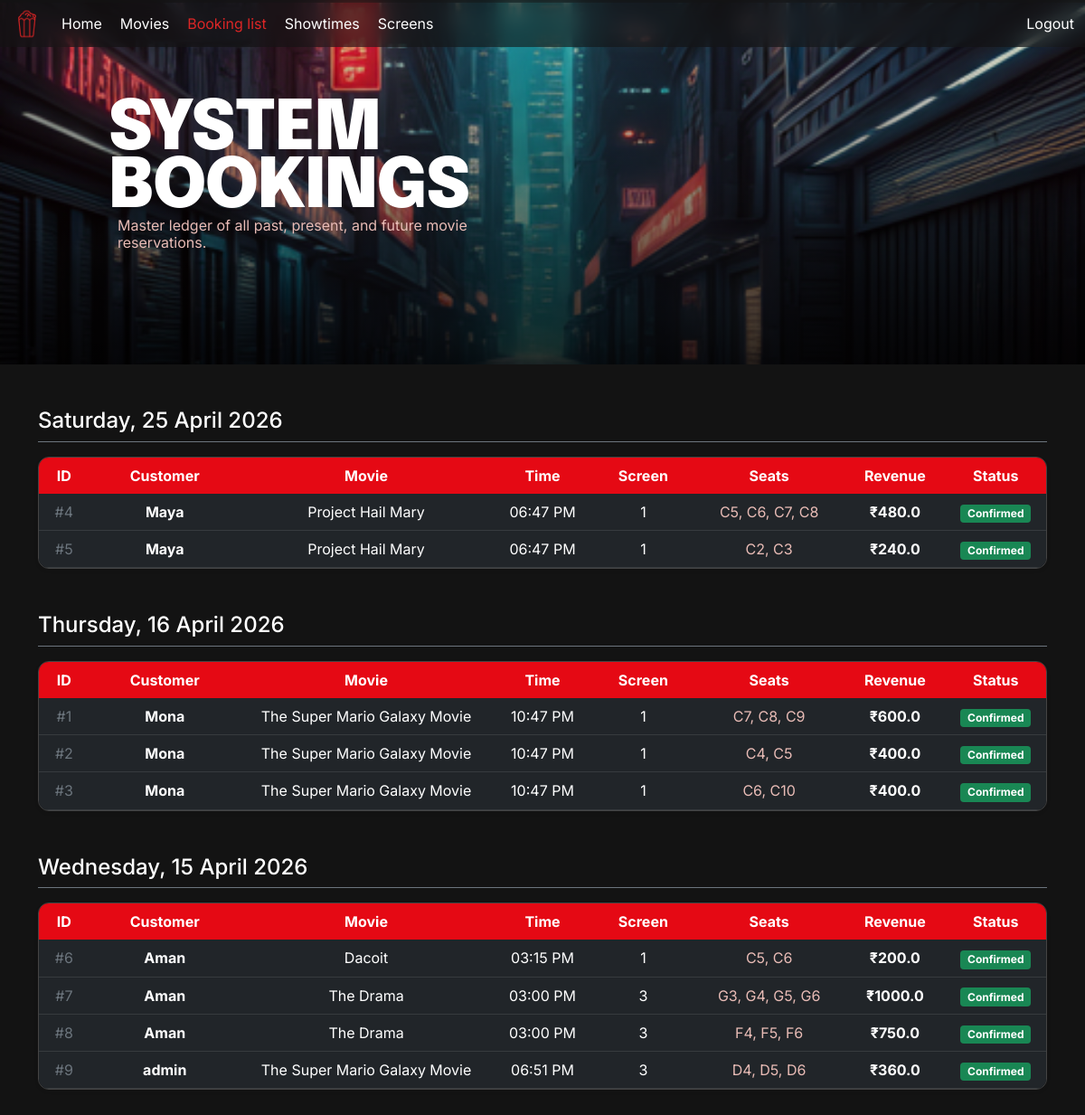
Page /booking_list (signed in) on the earlier database version.
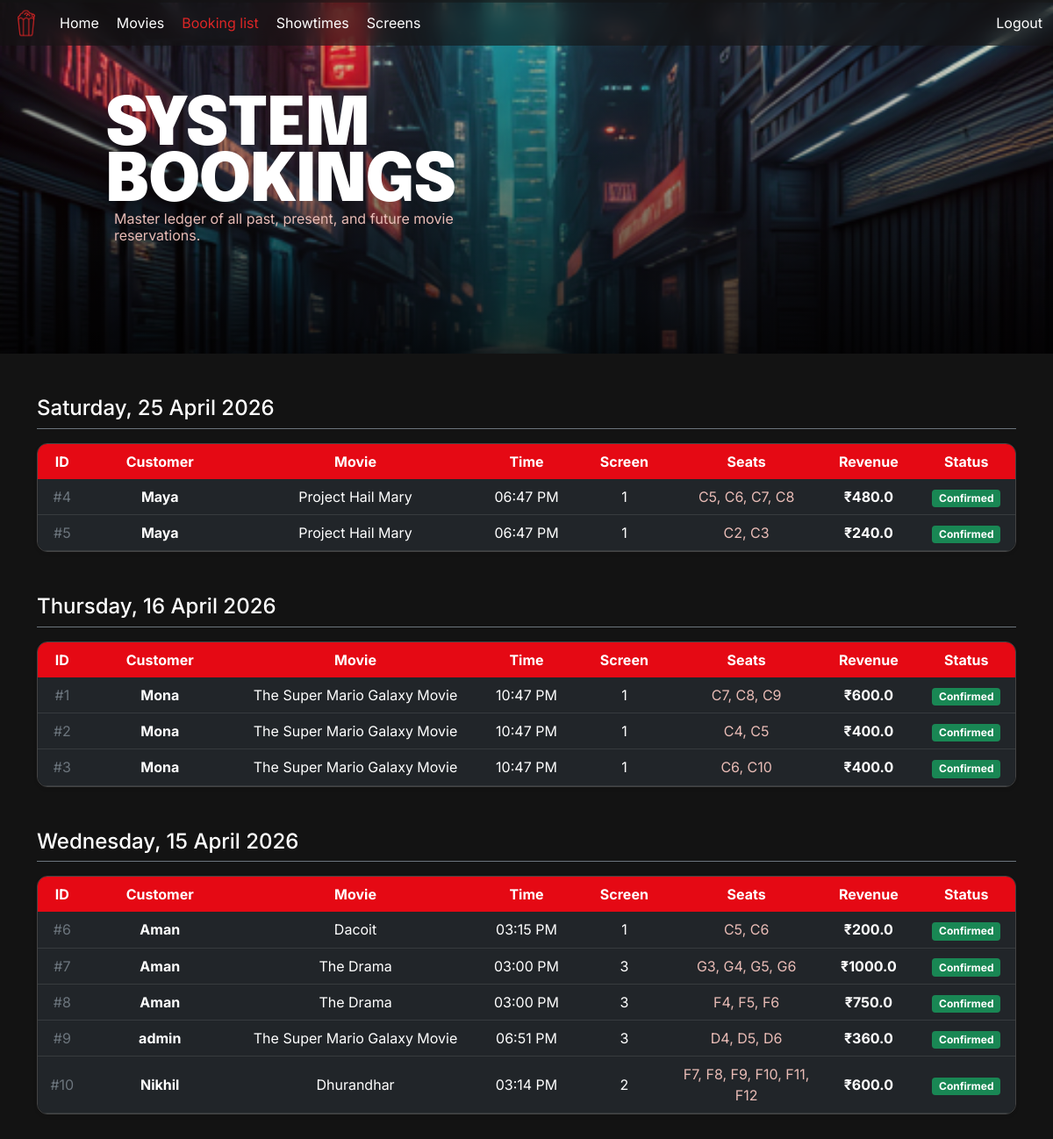
Same page on the later database version.
### models.py (models this page shows)
class Booking(db.Model):
    __tablename__ = 'booking'
    id = db.Column(db.Integer, primary_key=True)
    user_id = db.Column(db.Integer, db.ForeignKey('user.id'), nullable=False)
    showtime_id = db.Column(db.Integer, db.ForeignKey('showtime.id'), nullable=False)
    status = db.Column(db.String(20), default='confirmed')
    total_price = db.Column(db.Float, nullable=False)
    booked_at = db.Column(db.DateTime, default=datetime.utcnow)
    seats = db.relationship('BookingSeat', backref='booking', lazy=True)

class User(db.Model, UserMixin):
    __tablename__ = 'user'
    id = db.Column(db.Integer, primary_key=True)
    name = db.Column(db.String(100), nullable=False)
    username = db.Column(db.String(120), unique=True, nullable=False)
    password = db.Column(db.String(256), nullable=False)
    created_at = db.Column(db.DateTime, default=datetime.utcnow)
    is_admin = db.Column(db.Boolean, default=False)
    bookings = db.relationship('Booking', backref='user', lazy=True)
    reviews = db.relationship('Review', backref='user', lazy=True)

class Movie(db.Model):
    __tablename__ = 'movie'
    id = db.Column(db.Integer, primary_key=True)
    title = db.Column(db.String(200), nullable=False)
    genre = db.Column(db.String(100))
    duration_min = db.Column(db.Integer)          # in minutes
    language = db.Column(db.String(50))
    rating = db.Column(db.Float, default=0.0)     # aggregate rating
    poster_url = db.Column(db.String(500))
    showtimes = db.relationship('Showtime', backref='movie', lazy=True)
    reviews = db.relationship('Review', backref='movie', lazy=True)

class Showtime(db.Model):
    __tablename__ = 'showtime'
    id = db.Column(db.Integer, primary_key=True)
    movie_id = db.Column(db.Integer, db.ForeignKey('movie.id'), nullable=False)
    screen_id = db.Column(db.Integer, db.ForeignKey('screen.id'), nullable=False)
    show_time = db.Column(db.DateTime, nullable=False)
    price = db.Column(db.Float, nullable=False)
    bookings = db.relationship('Booking', backref='showtime', lazy=True)

class Screen(db.Model):
    __tablename__ = 'screen'
    id = db.Column(db.Integer, primary_key=True)
    name = db.Column(db.String(50), nullable=False, unique=True)
    seats = db.relationship('Seat', backref='screen', lazy=True)
    showtimes = db.relationship('Showtime', backref='screen', lazy=True)

### app.py (the view)
@app.route('/booking_list')
@login_required
def booking_list():
    if not current_user.is_admin:
        flash('Access denied.', 'danger')
        return redirect(url_for('home'))
    all_bookings = Booking.query.all()
    grouped = defaultdict(list)
    for booking in all_bookings:
        showtime = Showtime.query.get(booking.showtime_id)
        movie = Movie.query.get(showtime.movie_id)
        user = User.query.get(booking.user_id) # Getting the buyer!
        screen = Screen.query.get(showtime.screen_id)
        booking_seats = BookingSeat.query.filter_by(booking_id=booking.id).all()
        seat_names = []
        for bs in booking_seats:
            seat = Seat.query.get(bs.seat_id)
            if seat:
                seat_names.append(f"{seat.row}{seat.number}")
        formatted_seats = ", ".join(seat_names)
        booking_info = {
            'booking': booking,
            'showtime': showtime,
            'movie': movie,
            'seats': formatted_seats,
            'screen': screen,
            'user': user
        }
        date_key = showtime.show_time.date()
        grouped[date_key].append(booking_info)
    sorted_grouped = dict(sorted(grouped.items(), key=lambda item: item[0], reverse=True))
    return render_template('booking_list.html', grouped=sorted_grouped)

### app.py (called while the page is built)
@login_manager.user_loader
def load_user(user_id):
    return User.query.get(int(user_id))

@app.context_processor
def inject_user():
    return dict(current_user = current_user, request = request)

### templates/booking_list.html (shortened to what this page needs)
{% extends "0base.html" %}
{% block content %}
<div class="bg-showtime" style="margin-top: -75px; height: 50vh;">
    <div class="para-home" style="width: 80vw; justify-content: center; height: 100%;">
        <h1 style="max-width: 700px; margin-bottom: 0px;">SYSTEM BOOKINGS</h1>
        <p style="width: 50%; line-height: 1.2; padding-left: 10px;">Master ledger of all past, present, and future movie reservations.</p>
    </div>
</div>
<div class="container" style="min-height: 50vh;">
    {% for date, items in grouped.items() %}
    <div class="mb-5 mt-5">
        <h4 class="mb-3 text-white border-bottom border-secondary pb-2">{{ date.strftime('%A, %d %B %Y') }}</h4>
        <div class="table-responsive shadow-sm" style="border-radius: 12px; border: 1px solid #444; overflow: hidden;">
            <table class="table table-dark table-hover align-middle mb-0">
                <thead>
                    <tr>
                        <th style="width:5%; color: white; background-color: #E50914; border: none;">ID</th>
                        <th style="width:15%; color: white; background-color: #E50914; border: none;">Customer</th>
                        <th style="width:25%; color: white; background-color: #E50914; border: none;">Movie</th>
                        <th style="width:10%; color: white; background-color: #E50914; border: none;">Time</th>
                        <th style="width:10%; color: white; background-color: #E50914; border: none;">Screen</th>
                        <th style="width:15%; color: white; background-color: #E50914; border: none;">Seats</th>
                        <th style="width:10%; color: white; background-color: #E50914; border: none;">Revenue</th>
                        <th style="width:10%; color: white; background-color: #E50914; border: none;">Status</th>
                    </tr>
                </thead>
                <tbody>
                    {% for item in items %}
                    <tr>
                        <td class="text-muted">#{{ item.booking.id }}</td>
                        <td class="fw-bold">{{ item.user.username }}</td>
                        <td>{{ item.movie.title }}</td>
                        <td>{{ item.showtime.show_time.strftime('%I:%M %p') }}</td>
                        <td>{{ item.screen.name }}</td>
                        <td style="color: #E9BCB6;">{{ item.seats }}</td>
                        <td class="fw-bold">₹{{ item.booking.total_price }}</td>
                        <td>
                            <span class="badge {% if item.booking.status == 'confirmed' %}bg-success{% else %}bg-secondary{% endif %}">
                                {{ item.booking.status|title }}
                            </span>
                        </td>
                    </tr>
                    {% endfor %}
                </tbody>
            </table>
        </div>
    </div>
    {% else %}
        <div class="alert bg-darker border-secondary text-center py-5 mt-5" role="alert">
            <h4 class="text-muted mb-0">No bookings have been made in the system yet.</h4>
        </div>
    {% endfor %}
</div>
{% endblock %}

### templates/0base.html (shortened to what this page needs)
<!DOCTYPE html>
<html lang="en">
<head>
    <link rel="stylesheet" href="{{ url_for('static', filename='styles.css') }}">
    <link href="https://cdn.jsdelivr.net/npm/bootstrap@5.0.2/dist/css/bootstrap.min.css" rel="stylesheet">
</head>
<body style="background-color: #131313;">
    <header>
        <nav class="navbar navbar-expand-lg navbar-dark bg-darker fixed-top">
            <div class="container-fluid">
                <div class="normal-a d-flex flex-row align-items-center gap-36p w-100">
                    <div class="normal-a d-flex flex-row align-items-center gap-20p">
                    <img src="{{ url_for('static', filename='images/BrandLogo.png') }}" alt="Hospital Logo" class="logo w-10">
                    <a class="nav-link-custom {% if request.endpoint == 'home' %}active{% endif %}" href="{{ url_for('home') }}">Home</a>
                    <a class="nav-link-custom {% if request.endpoint == 'movies' %}active{% endif %}" href="{{ url_for('movies') }}">Movies</a>
                    {% if current_user.is_authenticated and current_user.is_admin %}
                    <a class="nav-link-custom {% if request.endpoint == 'booking_list' %}active{% endif %}" href="{{ url_for('booking_list') }}">Booking list</a>
                    <a class="nav-link-custom {% if request.endpoint == 'showtimes' %}active{% endif %}" href="{{ url_for('showtimes') }}">Showtimes</a>
                    <a class="nav-link-custom {% if request.endpoint == 'screens' %}active{% endif %}" href="{{ url_for('screens') }}">Screens</a>
                    {% else %}
                    <a class="nav-link-custom {% if request.endpoint == 'my_bookings' %}active{% endif %}" href="{{ url_for('my_bookings') }}">My Bookings</a>
                    {% endif %}
                    </div>
                    <div class="normal-a d-flex flex-row align-items-center gap-20p">
                    {% if current_user.is_authenticated %}
                    <a class="nav-link-custom {% if request.endpoint == 'logout' %}active{% endif %}" href="{{ url_for('logout') }}">Logout</a>
                    {% endif %}
                    </div>
                </div>
            </div>
        </nav>
    </header>
    <main class="container centered-content mt-5" style="padding-top: 30px; padding-bottom: 30px; padding-left: 0px ; padding-right: 0px; max-width: 100%;">
        {% block content %}{% endblock %}
    </main>

### static/styles.css (style rules this page uses)
* { color: #FFF; font-family: 'Inter', sans-serif; }
p { font-family: 'Inter', sans-serif; color: #E9BCB6; }
table { text-align: center; }
.d-flex { display: flex; align-items: center; justify-content: space-between; }
.flex-row { display: flex; flex-direction: row; }
.gap-20p { gap: 20px !important; }
.gap-36p { gap: 36px !important; }
h1, h2, h3, h4, h5, h6 { font-family: "inter", sans-serif; }
h1 { font-family: "Epilogue", sans-serif; font-size: 76px !important; font-style: normal !important; font-weight: 900 !important; line-height: 4rem !important; letter-spacing: -0.02em !important; }
.bg-darker { background: rgba(19, 19, 19, 0.60); backdrop-filter: blur(10px); }
.nav-link-custom { color: white; text-decoration: none; transition: color 0.2s ease; }
.nav-link-custom.active { color: #DC2626; }
.normal-a, .navbar a { text-decoration: none; color: white; }
.navbar img { width: 36px; height: 36px; }
.bg-showtime { display: flex; flex-direction: column; align-items: center; justify-content: center; background: linear-gradient(to top, rgba(0, 0, 0, 0.8), rgba(0, 0, 0, 0)), url('/static/images/bg2.png') center/cover no-repeat; }
.para-home { display: flex; flex-direction: column; align-items: flex-start; justify-content: flex-end; height: 80vh; margin: 40px; }

Differences in the rows shown:
added Booking: booking.id "10", booking.total_price "600.0", booking.status "Confirmed"
added User: user.username "Nikhil"
now on this page (row unchanged): Movie: movie "Dhurandhar"
now on this page (row unchanged): Showtime: showtime.show_time "03:14 PM"
now on this page (row unchanged): Screen: screen.name "2"
Other differences:
new list line: "# F7, F8, F9, F10, F11, F12 ₹"
